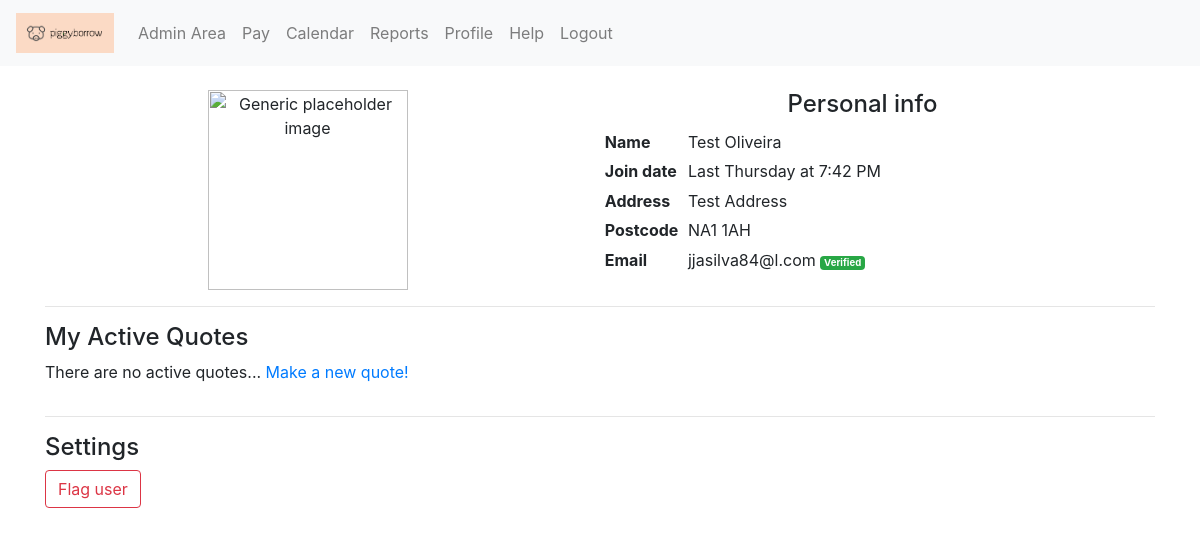
The app's page /admin/user/2 (signed in) with its own data.
### myModels.py (models this page shows, shortened)
class User(db.Model, UserMixin):
  __tablename__ = "user"
  id = db.Column(db.Integer, primary_key=True)
  creation_timestamp = db.Column(db.DateTime(), default=datetime.now())
  name = db.Column(db.String(30), nullable=False)
  surname = db.Column(db.String(30) ,nullable=False)
  address = db.Column(db.String(20), nullable=False)
  postcode = db.Column(db.String(20), nullable=False)
  email = db.Column(db.String(20), unique=True, nullable=False)
  password = db.Column(db.String(85), nullable=False)
  quotes = db.relationship('Quote', backref='user', lazy=True)
  verified_user = db.Column(db.Boolean, default=False)
  is_admin = db.Column(db.Boolean, default=False)
  rates = db.relationship('Rate', backref='user', lazy=True)
  payments = db.relationship('Payment', backref='user', lazy=True)
  messages = db.relationship('Message', backref='user', lazy=True)
  def can_borrow(self):
    for quote in self.quotes:
      if quote.is_active():
        return False
    return True

### app.py (the view)
@app.route('/admin/user/<user_id>', methods=['GET'])
@login_required
def admin_user(user_id):
  if not current_user.is_admin:
    flash('This is a protected route for our admins. This attempt has been recorded.', 'info')
    return redirect(url_for('login'))
  user = User.query.get(user_id)
  if not user:
    flash('That user id is not valid.','info')
    return redirect(url_for('admin_users'))
  active_quotes = [i for i in user.quotes if i.is_active()]
  return render_template('protected/admin/admin_user.html', user=user, active_quotes=active_quotes)

### app.py (called while the page is built)
@login_manager.user_loader
def load_user(user_id):
  return User.query.get(int(user_id))

### myModels.py (called while the page is built)
  def get_status(self):
    return Status.query.get(self.status_id)

  def is_active(self):
    return self.get_status().name in ['In review', 'Approved', 'Monies Released', 'Quote sent']

### templates/protected/admin/admin_user.html (shortened to what this page needs)
{% extends "layout.html" %}
{% import "bootstrap/wtf.html" as wtf %}
{% block body %}
<div class="container">
  <div class="row text-center">
    <div class="col">
      <img src="https://imagesvc.timeincapp.com/v3/mm/image?url=https%3A%2F%2Ffortunedotcom.files.wordpress.com%2F2019%2F01%2Fboo.jpg&w=800&q=85" alt="Generic placeholder image" width="200">
    </div>
    <div class="col">
      <h4>Personal info</h4>
      <table class="table-sm table-borderless">
        <tbody>
          <tr>
            <td><strong>Name</strong></td>
            <td>{{ user.name }} {{ user.surname }} {% if user.is_admin %}<small><span class="badge badge-secondary">Admin</span>{% endif %}</small></td>
          </tr>
          <tr>
            <td><strong>Join date</strong></td>
            <td>{{ moment(user.creation_timestamp).calendar() }}</td>
          </tr>
          <tr>
            <td><strong>Address</strong></td>
            <td>{{ user.address }}</td>
          </tr>
          <tr>
            <td><strong>Postcode</strong></td>
            <td>{{ user.postcode }}</td>
          </tr>
          <tr>
            <td><strong>Email</strong></td>
            <td>{{ user.email }}{% if user.verified_user %}
                <small><span class="badge badge-success">Verified</span></small>
            {% endif %}</td>
          </tr>
        </tbody>
      </table>
    </div>
  </div>
  <hr>
  <div class="row">
    <div class="col">
      <h4>My Active Quotes</h4>
      {% if not active_quotes %}
        <p>There are no active quotes... <a href="{{ url_for('quotation') }}">Make a new quote!</a></p>
      {% endif %}
    </div>
  </div>
  <hr>
  <div class="row">
    <div class="col">
      <h4>Settings</h4>
      <a href="#" class="btn btn-outline-danger">Flag user</a>
    </div>
  </div>
</div>
{% endblock %}

### static/css/style.css (style rules this page uses)
.row { width: 100% !important; }

### records on screen
User: name "Test", surname "Oliveira", creation_timestamp "Last Thursday at 7:42 PM", address "Test Address", postcode "NA1 1AH", email "jjasilva84@l.com"
